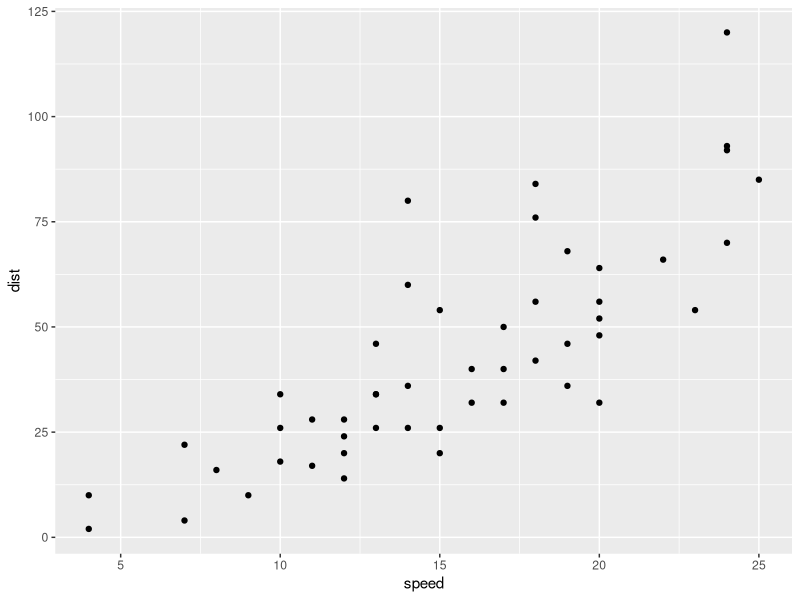
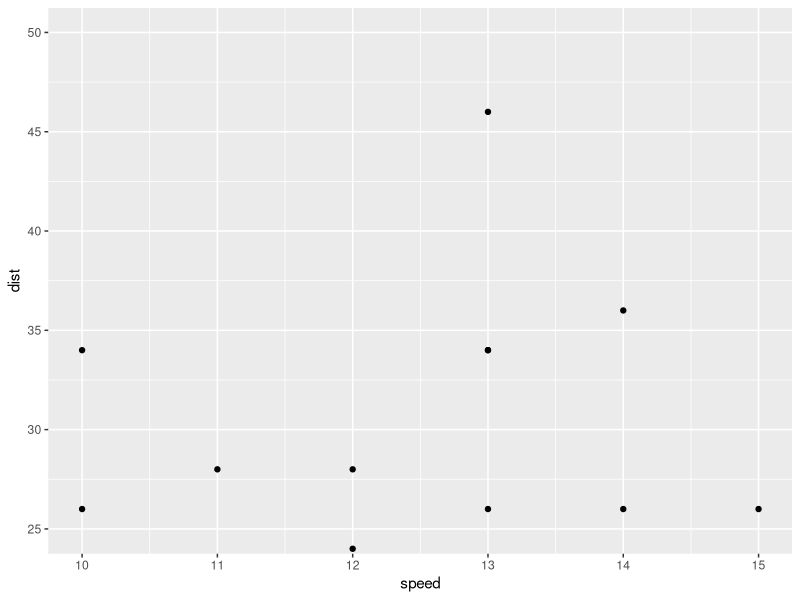
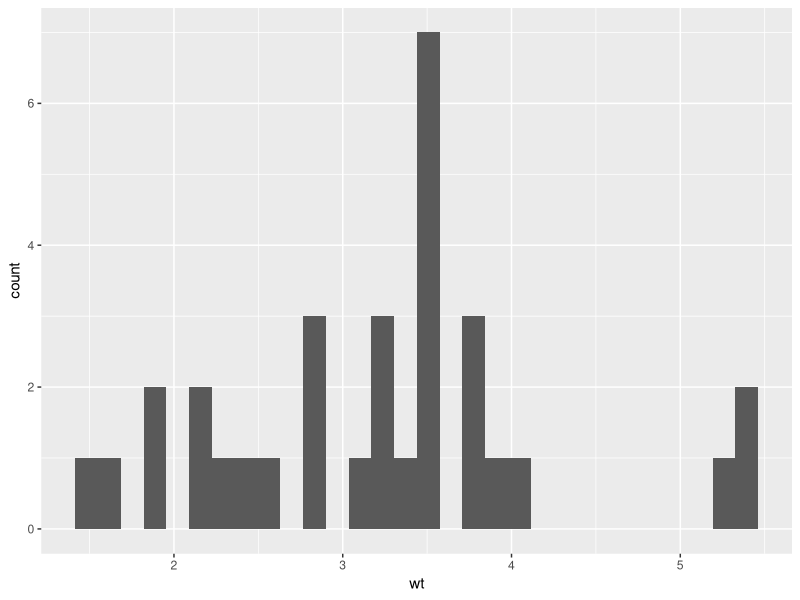
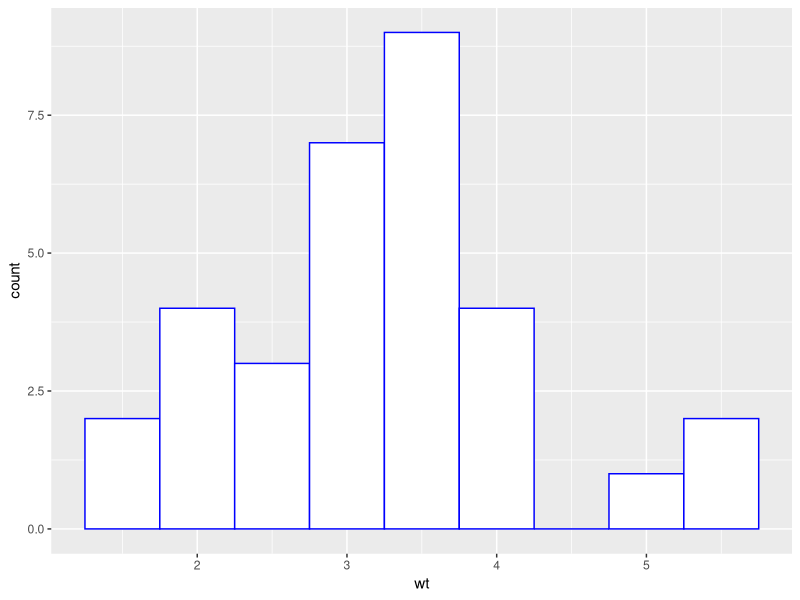
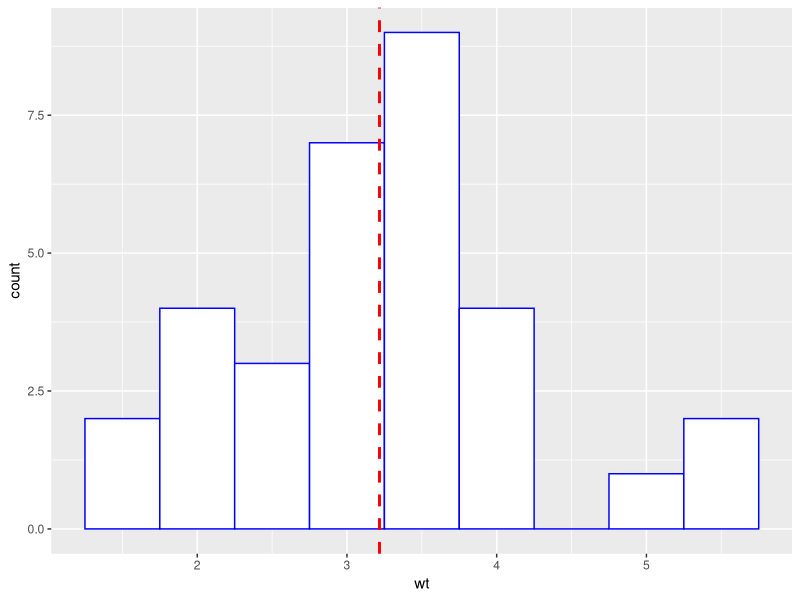
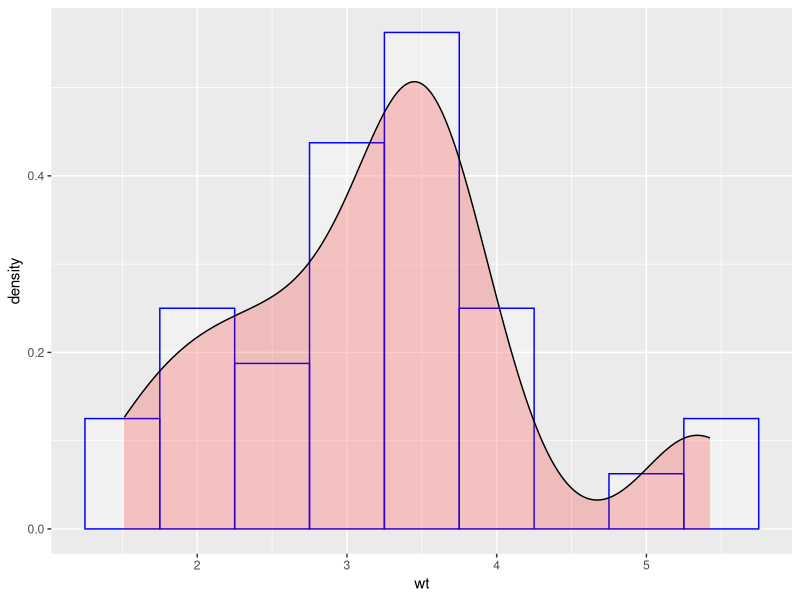

R code for these plots, in order:
## ---- chunk 1
require("ggplot2")
## ---- chunk 2
#plot(cars)

df_cars <- cars
## ---- chunk 3
g <- ggplot(df_cars, aes(x=speed, y=dist)) + geom_point()
g
## ---- chunk 4
g_new <- g + coord_cartesian(xlim = c(10,15), ylim = c(25,50))
g_new
## ---- chunk 5
df_cars <- mtcars
## ---- chunk 6
ggplot(df_cars, aes(x=wt)) + geom_histogram()
## ---- chunk 7
g <- ggplot(df_cars, aes(x=wt)) + geom_histogram(binwidth = 0.5, color="blue", fill="white")
g
## ---- chunk 8
g + geom_vline(aes(xintercept=mean(wt)), color="red", linetype="dashed", size=1)

## ---- chunk 9
ggplot(df_cars, aes(x=wt)) +
  geom_histogram(binwidth = 0.5, aes(y = ..density..), 
                 alpha=0.3, color="blue", fill="white") +
  geom_density(alpha=0.2, fill="red")
